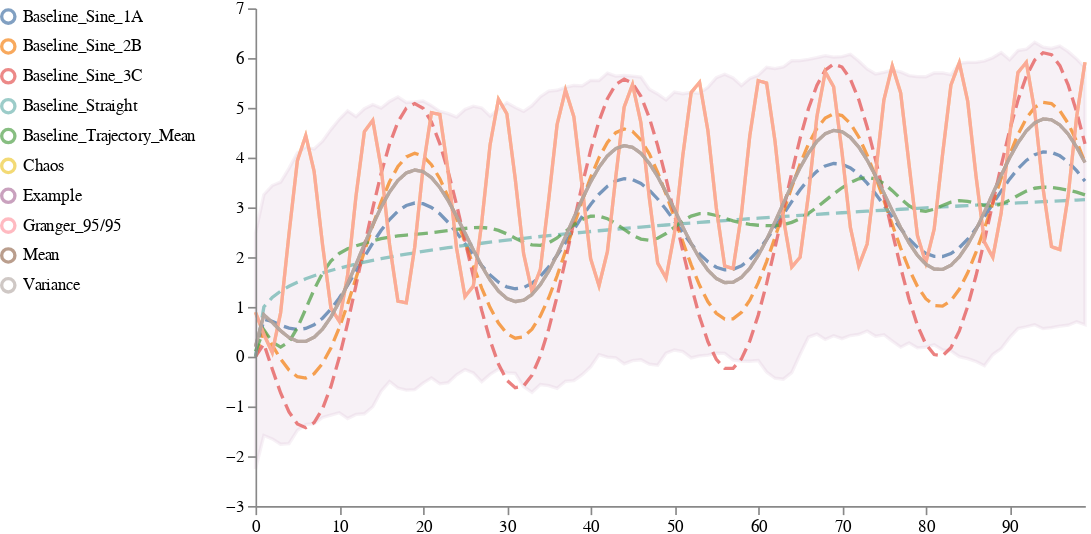
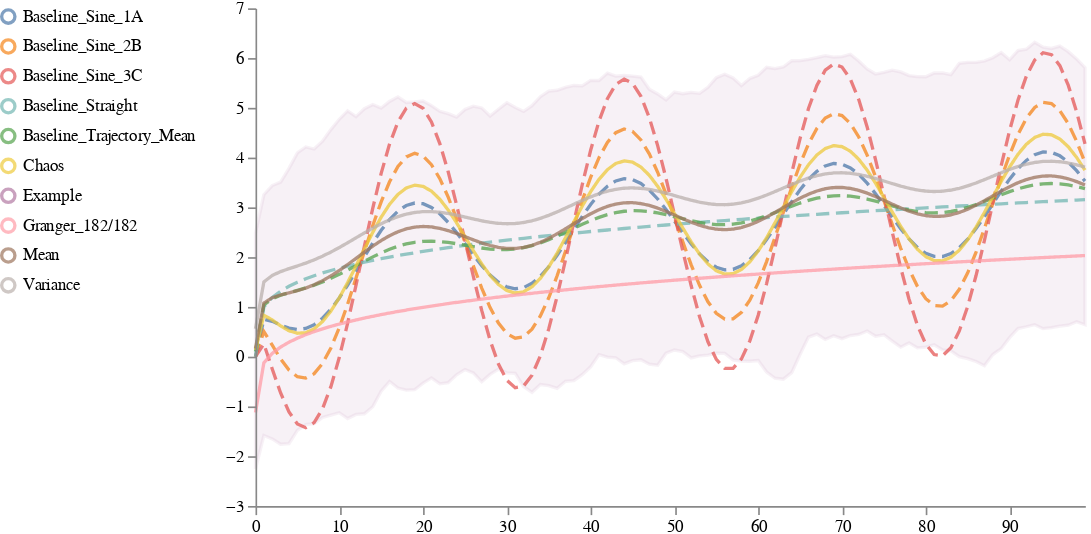
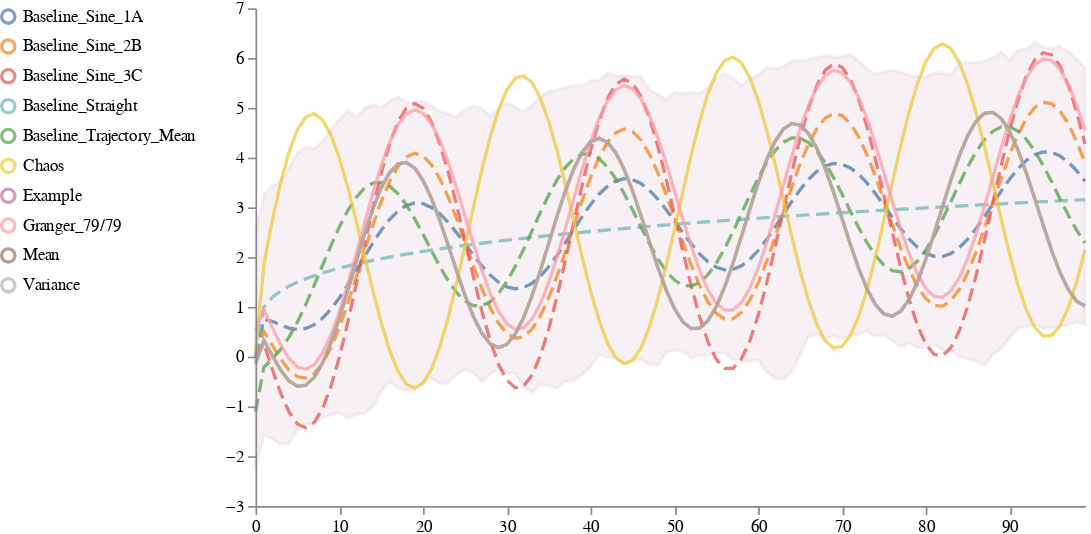
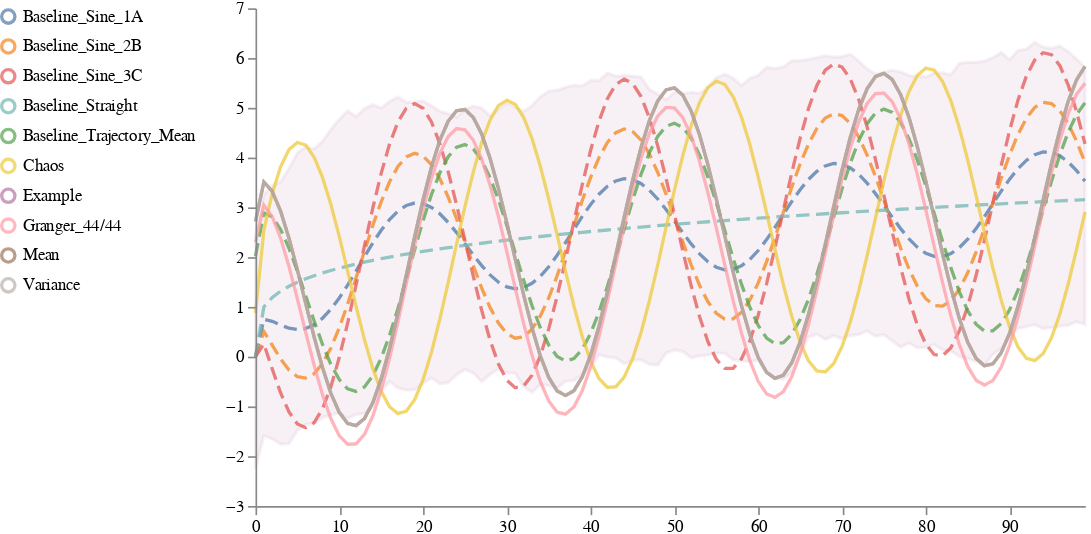

Here is the notebook cell these charts were saved with, in order:
### Code cell
name = "Straight"
timepoint_list = []
sine_list = []
sample_list = []


def save_result(data, name, ref_ext):
    """Save new reference files"""
    _output_root = 'output'
    mode = "w" if ref_ext == "svg" else "wb"
    with open(os.path.join(_output_root, f"{name}.{ref_ext}"), mode) as f:
        f.write(data)

# create sine fucntions
def return_sine_function_3(function_name):
        if function_name == "Straight":
                a, b, c, d = 0, 0, 0, np.random.randn()
                a2, b2, c2, d2 = 0, 0, 0, 0
        if function_name == "Sine_1a":
                a, b, c, d = 1*(np.random.randn() + 1), .25, np.pi, np.random.randn()
                a2, b2, c2, d2 = 1, .25, np.pi, 0
        if function_name == "Sine_2b":
                a, b, c, d = 2, .25*(np.random.randn() + 1), np.pi, np.random.randn()
                a2, b2, c2, d2 = 2, .25, np.pi, 0
        if function_name == "Sine_3c":
                a, b, c, d = 3, .25, np.pi*(np.random.randn() + 1), np.random.randn()
                a2, b2, c2, d2 = 3, .25, np.pi, 0
        def sine_function(x):
                return np.power(x, .25) + a*np.sin(b*x + c) + d
        def sine_function_default(x):
                return np.power(x, .25) + a2*np.sin(b2*x + c2) + d2
        function_parameters_individual = {'a': a,  'b': b, 'c': c,  'd': d}
        function_parameters_default = {'a': a2, 'b': b2, 'c': c2, 'd': d2}
        
        return sine_function, sine_function_default, function_parameters_individual, function_parameters_default

function_dataframe = pd.DataFrame(columns=['functions', 'sample_id', 'a', 'b',  'c',  'd'])
function_list = []
j = 0
all_functions ={}

# create sine dataframes and save the parameters used
for funct_name in ["Straight", "Sine_1a", "Sine_2b", "Sine_3c"]:
        for _ in range(100):
                j+=1
                timepoint_list.extend([x for x in range(100)])
                sample_list.extend([j]*100)
                random_function,  sine_function_default, function_parameters_individual, function_parameters_default = return_sine_function_3(funct_name)

                function_parameters_individual['functions'] = funct_name
                function_parameters_individual['sample_id'] = j
                function_list.append(function_parameters_individual)
                sine_list.extend([random_function(x) for x in range(100)])
        all_functions[funct_name] = sine_function_default 
        function_parameters_default['functions'] = funct_name + " Default"
        function_parameters_default['sample_id'] = None

#keep track of parameters
function_dataframe = pd.DataFrame(function_list)
function_default_dataframe =  pd.DataFrame(function_parameters_default, index=[0])


sine_distribution= pd.DataFrame({'timepoint_id' : timepoint_list,
                   'sample_id' : sample_list,
                   'Example': sine_list})


traces_list = []   

# get examplary lines
#change kmean here to use clustering
examplary_line = pyciemss.visuals.trajectories.select_traces(sine_distribution, kmean=True)
# get the sample'id for the examplary data used per sample_id and select_by
best_samples_cluster = examplary_line[['sample_id', 'select_by', 'cluster']].drop_duplicates()
best_samples_df_list = []

# for each cluster create a new plot
for cluster in list(np.unique(examplary_line['cluster'])):    
        current_cluster_df = examplary_line[examplary_line['cluster'] == cluster]
        current_cluster_df = current_cluster_df.reset_index()
        # get right input for 
        examplary_lines_pivot = current_cluster_df[['examplary_line', 'mean_trajectory', 'timepoint', 'select_by']].pivot_table(
        values="examplary_line", index = ["timepoint", 'mean_trajectory'], columns="select_by"
        )
        examplary_lines_pivot = examplary_lines_pivot.reset_index()
        examplary_lines_pivot = examplary_lines_pivot.rename(columns = {'mean_trajectory': 'Baseline_Trajectory_Mean'})

        # get baseline for sine functions
        for function_name, function in all_functions.items():
                examplary_lines_pivot["Baseline_" + function_name.title()] = [function(x) for x in range(100)]
        # plot the traces along with the baselines
        schema = plots.trajectories(sine_distribution[['timepoint_id', 'sample_id', 'Example']], traces = examplary_lines_pivot)
        path = "{}_{}".format(name, cluster)
        image = plots.ipy_display(schema, format="PNG").data
        save_result(image, path, "png")
        plots.ipy_display(schema, format="interactive")

# clean up talbe that get the parameters of the samples id's used for examplary
all_clusters = best_samples_cluster.merge(function_dataframe, how="inner", on="sample_id")
all_clusters = pd.concat([all_clusters, function_default_dataframe])[['functions', 'select_by', 'a', 'b', 'c', 'd']]
all_clusters = all_clusters.rename(columns = {'functions': 'Function Name', 'select_by': "Selection Method"})
all_clusters["Function Name"] = all_clusters["Function Name"].apply(lambda x: x.replace("_", " ").title())
all_clusters["Examplar #"] = all_clusters["Selection Method"].apply(lambda x: 1 if len(str(x).split("_")) < 2 else str(x).split("_")[1])
all_clusters["Selection Method"] = all_clusters["Selection Method"].apply(lambda x:  str(x).split("_")[0])
all_clusters = all_clusters.round(2)


all_clusters.to_csv("output/{}.csv".format(name))
# table with sine variables of starting function and the formula of the best select_by lines and metrics1
